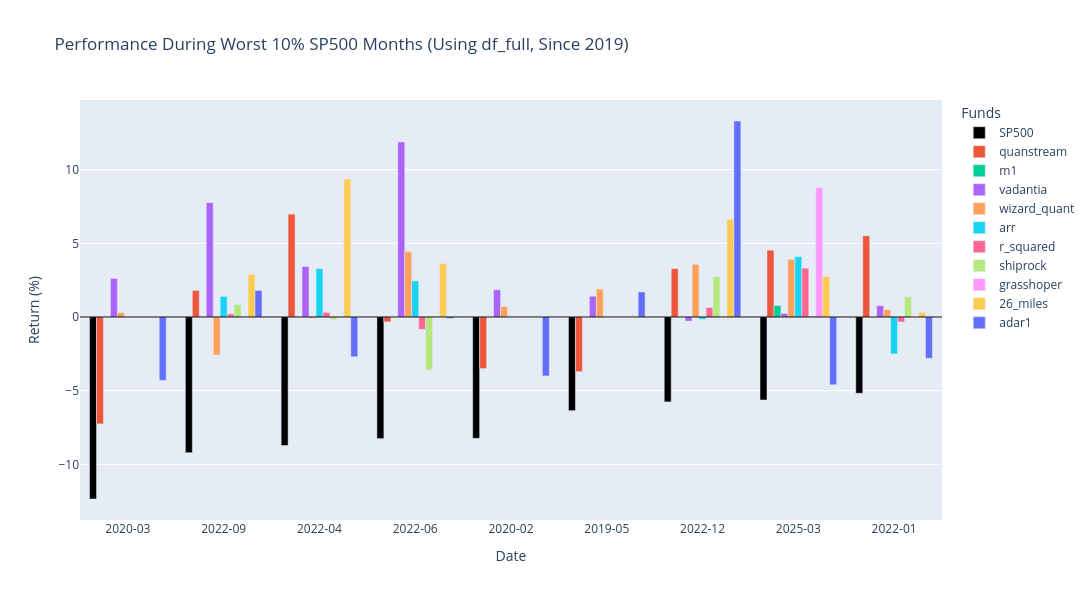
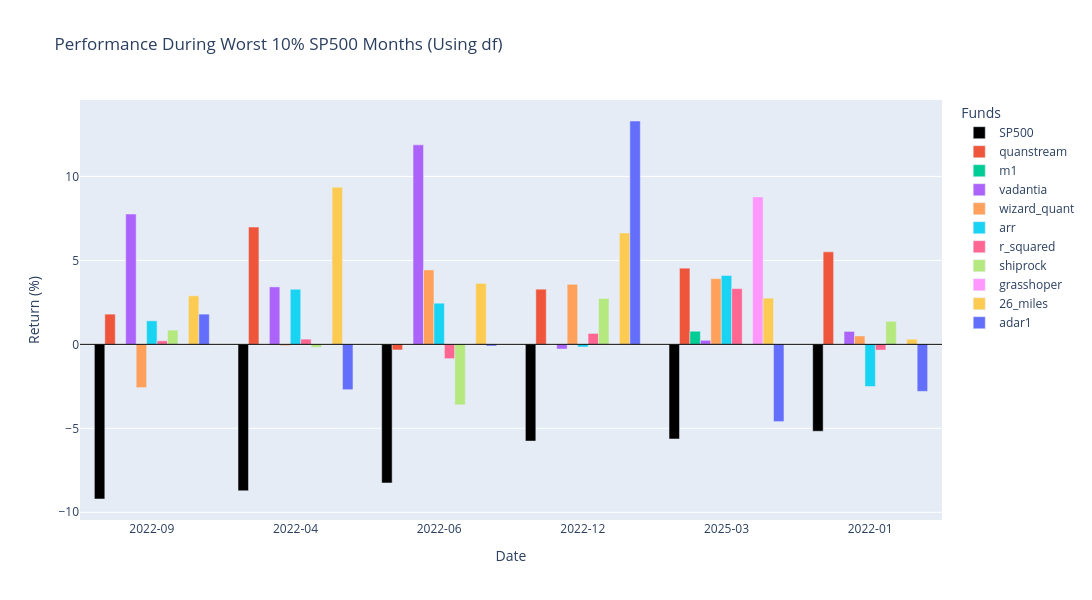

These figures' notebook cell, in order:
### Code cell
# --- Worst 10% SP500 Months Analysis (All Funds) ---
import plotly.graph_objects as go
import pandas as pd

def plot_worst_sp500_months_interactive(data_df, title_suffix="", start_date=None):
    df_plot = data_df.copy()
    if start_date:
        df_plot = df_plot[df_plot.index >= pd.to_datetime(start_date)]
        
    # Find worst 10% SP500 months
    q10_sp500 = df_plot['sp500'].quantile(0.10)
    worst_months = df_plot[df_plot['sp500'] <= q10_sp500].copy()
    
    # Sort by SP500 returns ascending
    worst_months = worst_months.sort_values(by='sp500', ascending=True)
    
    # Prepare data for plotting
    cols_to_plot = ['sp500'] + [f for f in funds if f in df_plot.columns]
    
    plot_data = worst_months[cols_to_plot].copy()
    plot_data.index = plot_data.index.strftime('%Y-%m') # Format dates for x-axis
    plot_data = plot_data * 100 # Convert to percentage
    
    # Create interactive bar plot with Plotly
    fig = go.Figure()
    
    # Add SP500 first (in black)
    fig.add_trace(go.Bar(
        x=plot_data.index,
        y=plot_data['sp500'],
        name='SP500',
        marker_color='black'
    ))
    
    # Add other funds
    for col in cols_to_plot:
        if col != 'sp500':
            fig.add_trace(go.Bar(
                x=plot_data.index,
                y=plot_data[col],
                name=col
            ))
            
    fig.update_layout(
        title=f'Performance During Worst 10% SP500 Months {title_suffix}',
        xaxis_title='Date',
        yaxis_title='Return (%)',
        barmode='group',
        hovermode='x unified',
        legend_title='Funds',
        height=600,
        width=1200,
        xaxis=dict(
            type='category',
            categoryorder='array',
            categoryarray=plot_data.index
        )
    )
    
    # Add horizontal line at 0
    fig.add_hline(y=0, line_width=1, line_color="black")
    
    fig.show()

# Plot using df_full starting from 2019
plot_worst_sp500_months_interactive(df_full, "(Using df_full, Since 2019)", start_date="2019-01-01")

# Plot using df
plot_worst_sp500_months_interactive(df, "(Using df)")

### Figure 1 — Plotly figure (JSON) as saved in the notebook; plotly's stock layout.template omitted (floating-point values rounded to 4 significant figures)
{"data": [{"marker": {"color": "black"}, "name": "SP500", "type": "bar", "x": ["2020-03", "2022-09", "2022-04", "2022-06", "2020-02", "2019-05", "2022-12", "2025-03", "2022-01"], "y": [-12.35, -9.21, -8.72, -8.254, -8.232, -6.355, -5.761, -5.634, -5.175]}, {"name": "quanstream", "type": "bar", "x": ["2020-03", "2022-09", "2022-04", "2022-06", "2020-02", "2019-05", "2022-12", "2025-03", "2022-01"], "y": [-7.255, 1.799, 6.983, -0.3338, -3.502, -3.709, 3.284, 4.535, 5.507]}, {"name": "m1", "type": "bar", "x": ["2020-03", "2022-09", "2022-04", "2022-06", "2020-02", "2019-05", "2022-12", "2025-03", "2022-01"], "y": [NaN, NaN, NaN, NaN, NaN, NaN, NaN, 0.78, NaN]}, {"name": "vadantia", "type": "bar", "x": ["2020-03", "2022-09", "2022-04", "2022-06", "2020-02", "2019-05", "2022-12", "2025-03", "2022-01"], "y": [2.62, 7.76, 3.42, 11.88, 1.85, 1.41, -0.28, 0.24, 0.77]}, {"name": "wizard_quant", "type": "bar", "x": ["2020-03", "2022-09", "2022-04", "2022-06", "2020-02", "2019-05", "2022-12", "2025-03", "2022-01"], "y": [0.2995, -2.576, -0.07987, 4.433, 0.6988, 1.897, 3.574, 3.913, 0.4992]}, {"name": "arr", "type": "bar", "x": ["2020-03", "2022-09", "2022-04", "2022-06", "2020-02", "2019-05", "2022-12", "2025-03", "2022-01"], "y": [NaN, 1.4, 3.28, 2.45, NaN, NaN, -0.16, 4.1, -2.51]}, {"name": "r_squared", "type": "bar", "x": ["2020-03", "2022-09", "2022-04", "2022-06", "2020-02", "2019-05", "2022-12", "2025-03", "2022-01"], "y": [NaN, 0.21, 0.31, -0.85, NaN, NaN, 0.65, 3.32, -0.34]}, {"name": "shiprock", "type": "bar", "x": ["2020-03", "2022-09", "2022-04", "2022-06", "2020-02", "2019-05", "2022-12", "2025-03", "2022-01"], "y": [NaN, 0.85, -0.18, -3.6, NaN, NaN, 2.73, 0.02, 1.37]}, {"name": "grasshoper", "type": "bar", "x": ["2020-03", "2022-09", "2022-04", "2022-06", "2020-02", "2019-05", "2022-12", "2025-03", "2022-01"], "y": [NaN, NaN, NaN, NaN, NaN, NaN, NaN, 8.78, NaN]}, {"name": "26_miles", "type": "bar", "x": ["2020-03", "2022-09", "2022-04", "2022-06", "2020-02", "2019-05", "2022-12", "2025-03", "2022-01"], "y": [NaN, 2.89, 9.36, 3.63, NaN, NaN, 6.63, 2.75, 0.31]}, {"name": "adar1", "type": "bar", "x": ["2020-03", "2022-09", "2022-04", "2022-06", "2020-02", "2019-05", "2022-12", "2025-03", "2022-01"], "y": [-4.3, 1.8, -2.7, -0.1, -4.0, 1.7, 13.3, -4.6, -2.8]}], "layout": {"barmode": "group", "height": 600, "hovermode": "x unified", "legend": {"title": {"text": "Funds"}}, "shapes": [{"line": {"color": "black", "width": 1}, "type": "line", "x0": 0, "x1": 1, "xref": "x domain", "y0": 0, "y1": 0, "yref": "y"}], "title": {"text": "Performance During Worst 10% SP500 Months (Using df_full, Since 2019)"}, "width": 1200, "xaxis": {"categoryarray": ["2020-03", "2022-09", "2022-04", "2022-06", "2020-02", "2019-05", "2022-12", "2025-03", "2022-01"], "categoryorder": "array", "title": {"text": "Date"}, "type": "category"}, "yaxis": {"title": {"text": "Return (%)"}}}}

### Figure 2 — Plotly figure (JSON) as saved in the notebook; plotly's stock layout.template omitted (floating-point values rounded to 4 significant figures)
{"data": [{"marker": {"color": "black"}, "name": "SP500", "type": "bar", "x": ["2022-09", "2022-04", "2022-06", "2022-12", "2025-03", "2022-01"], "y": [-9.21, -8.72, -8.254, -5.761, -5.634, -5.175]}, {"name": "quanstream", "type": "bar", "x": ["2022-09", "2022-04", "2022-06", "2022-12", "2025-03", "2022-01"], "y": [1.799, 6.983, -0.3338, 3.284, 4.535, 5.507]}, {"name": "m1", "type": "bar", "x": ["2022-09", "2022-04", "2022-06", "2022-12", "2025-03", "2022-01"], "y": [NaN, NaN, NaN, NaN, 0.78, NaN]}, {"name": "vadantia", "type": "bar", "x": ["2022-09", "2022-04", "2022-06", "2022-12", "2025-03", "2022-01"], "y": [7.76, 3.42, 11.88, -0.28, 0.24, 0.77]}, {"name": "wizard_quant", "type": "bar", "x": ["2022-09", "2022-04", "2022-06", "2022-12", "2025-03", "2022-01"], "y": [-2.576, -0.07987, 4.433, 3.574, 3.913, 0.4992]}, {"name": "arr", "type": "bar", "x": ["2022-09", "2022-04", "2022-06", "2022-12", "2025-03", "2022-01"], "y": [1.4, 3.28, 2.45, -0.16, 4.1, -2.51]}, {"name": "r_squared", "type": "bar", "x": ["2022-09", "2022-04", "2022-06", "2022-12", "2025-03", "2022-01"], "y": [0.21, 0.31, -0.85, 0.65, 3.32, -0.34]}, {"name": "shiprock", "type": "bar", "x": ["2022-09", "2022-04", "2022-06", "2022-12", "2025-03", "2022-01"], "y": [0.85, -0.18, -3.6, 2.73, 0.02, 1.37]}, {"name": "grasshoper", "type": "bar", "x": ["2022-09", "2022-04", "2022-06", "2022-12", "2025-03", "2022-01"], "y": [NaN, NaN, NaN, NaN, 8.78, NaN]}, {"name": "26_miles", "type": "bar", "x": ["2022-09", "2022-04", "2022-06", "2022-12", "2025-03", "2022-01"], "y": [2.89, 9.36, 3.63, 6.63, 2.75, 0.31]}, {"name": "adar1", "type": "bar", "x": ["2022-09", "2022-04", "2022-06", "2022-12", "2025-03", "2022-01"], "y": [1.8, -2.7, -0.1, 13.3, -4.6, -2.8]}], "layout": {"barmode": "group", "height": 600, "hovermode": "x unified", "legend": {"title": {"text": "Funds"}}, "shapes": [{"line": {"color": "black", "width": 1}, "type": "line", "x0": 0, "x1": 1, "xref": "x domain", "y0": 0, "y1": 0, "yref": "y"}], "title": {"text": "Performance During Worst 10% SP500 Months (Using df)"}, "width": 1200, "xaxis": {"categoryarray": ["2022-09", "2022-04", "2022-06", "2022-12", "2025-03", "2022-01"], "categoryorder": "array", "title": {"text": "Date"}, "type": "category"}, "yaxis": {"title": {"text": "Return (%)"}}}}
